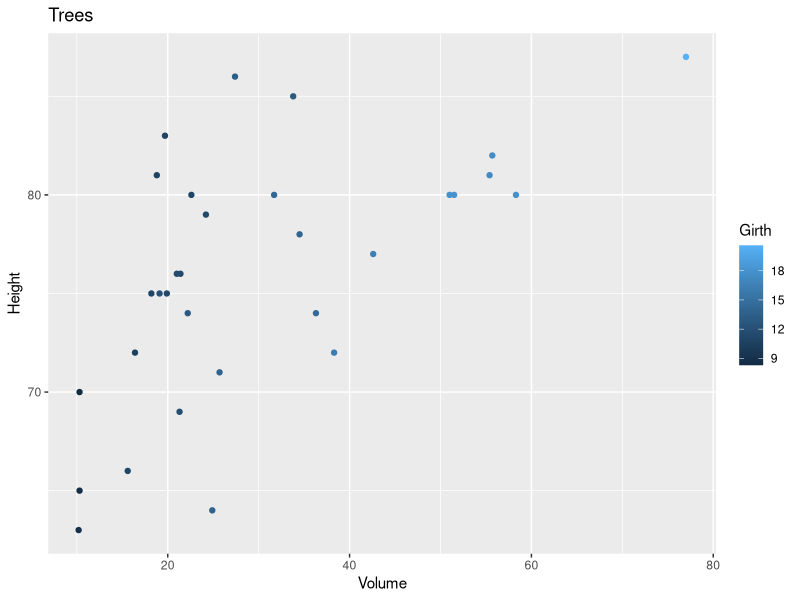
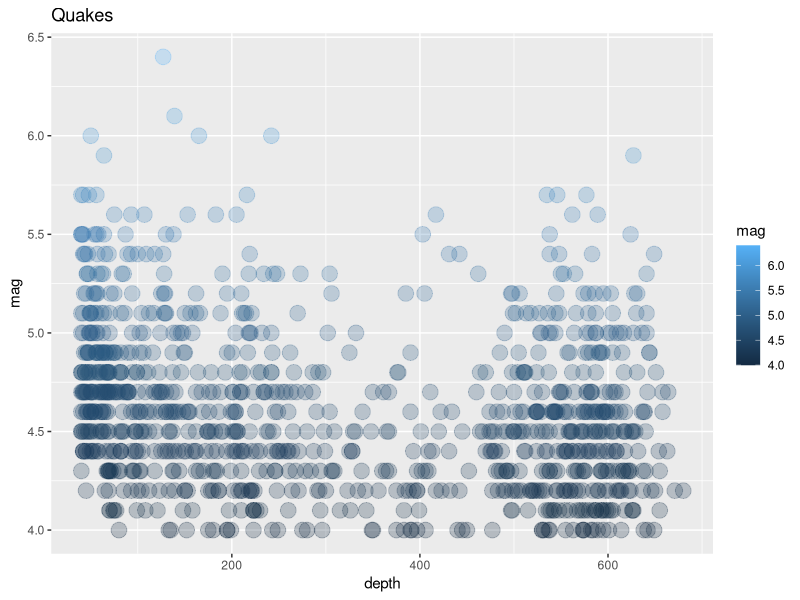

The R script that drew these images, in order:
## ---- chunk 1

knitr::opts_chunk$set(echo = TRUE)
library(stringr)
library(ggplot2)

## ---- chunk 2
# Show your work here
variable.1 = rep(letters, each = 3)
variable.2 = seq(from = 78, to = 1)
variable.3 = sort(colors())[(657-77):657] 
example.dataframe = data.frame(variable.1, variable.2,variable.3)

example.dataframe





## ---- chunk 3
# Show your work here

print(dim(Formaldehyde))
print(dim(Loblolly))

## ---- chunk 4

# Formaldehyde: The optical density variable ( Use a name, and show only entries 3 and 4) 
# ChickWeight:  The weight variable ( Use indexes show only entries 15, 16, 19, 40)
# Show your work here


optical_density = Formaldehyde$"optden"[3:4]


chicken_weight = ChickWeight$"weight"[c(15,16,19,40)]

print( optical_density)

print(chicken_weight)

## ---- chunk 5
# Formaldehyde: Rows with carb over 0.5 ml
# ChickWeight:  Rows at age 0 days.
# Show your work here

Formaldehyde$carb[Formaldehyde$carb > .5]


ChickWeight[ChickWeight$Time == 0,]

## ---- chunk 6
# Show your work here

tree_plot = ggplot(data = trees) + geom_point(mapping = aes(x = Volume, y = Height, color = Girth)) + scale_fill_manual(values = c("blue")) + xlab("Volume") + ylab("Height") + labs(title = "Trees")

tree_plot


#quakes
#+ scale_fill_manual(values = c("blue", "grey50")) 

quakes_plot = ggplot(data = quakes, mapping = aes(x = depth, y = mag, color = mag, depth)) + geom_point(size = 5, alpha = .25) + xlab("depth") + ylab("mag") + labs(title = "Quakes") 
quakes_plot
## ---- chunk 7
# Loblolly: The age of all Loblolly pine trees with a height over 55 ft.
# ChickWeight:  The weight of chicks at 4 days old.
# Show your work here


age_over55 = Loblolly$age[Loblolly$height > 55]

weight_over_4days = ChickWeight$weight[ChickWeight$Time >= 4]

print(age_over55)

print(weight_over_4days)
## ---- chunk 8
# Show your work here
# library(dplyr)
# arrange(ChickWeight, weight)

chicken_weight_ascending =  ChickWeight[order(ChickWeight$weight),] 

